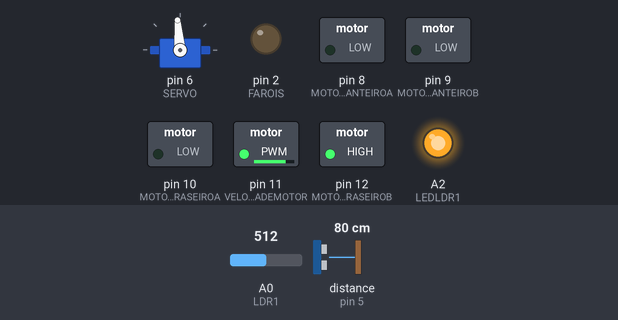
Simulated run of this sketch. Board: Arduino Nano, built with avr-gcc and run on an emulated ATmega328P. On the bench: servo, switched loads named in the sketch (green lamp = pin HIGH), output pins drawn as LEDs (lit = HIGH). Inputs (shaded band) come from the test bench; at power-on: distance to the obstacle (sensor on pin 5) 80 cm, A0 (LDR1) = 512. The echo pulse lasts 58.3 µs per cm; pins used as bus, display or sensor lines are not drawn; what the sketch prints to the serial monitor is not drawn.

Above: at 3.2 s.
3.3 s: distance to the obstacle (sensor on pin 5) set to 65 cm
6.3 s: distance to the obstacle (sensor on pin 5) set to 57 cm
At 7.8 s:
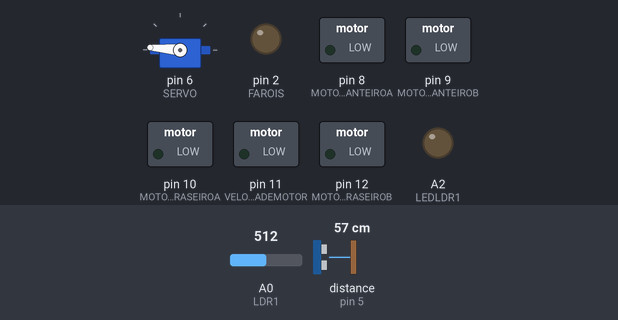
9.3 s: distance to the obstacle (sensor on pin 5) set to 120 cm
At 11.8 s:
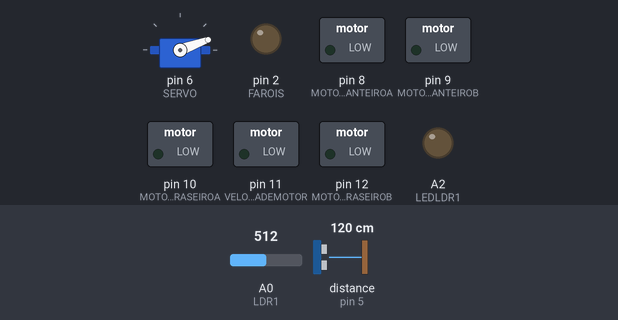
12.3 s: A0 (LDR1) set to 538
At 14.0 s:
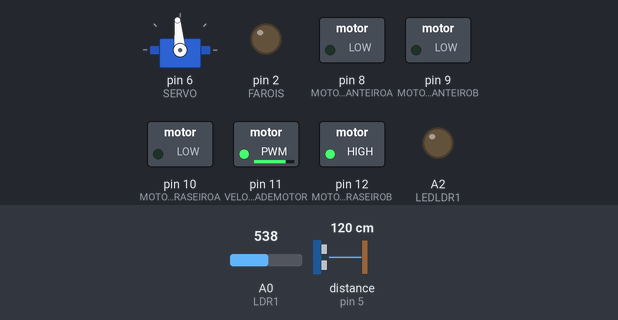
Timing chart, 0 to 15.5 s (numbered marks = the images above; inputs shaded):
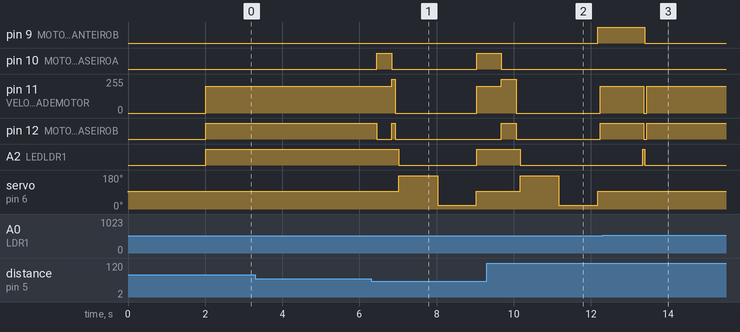

Measured:
- the behaviour switches between 61 and 60 cm on distance to the obstacle (sensor on pin 5) (found by bisection; images 0 and 1)
- the behaviour switches between 529 and 530 on A0 (LDR1) (found by bisection; images 2 and 3)
- after the input at 3.3 s, every drawn part: stays the same
- after the input at 6.3 s, pin 10 (MOTORTRASEIROA): LOW → HIGH after 0.14 s, → LOW 0.39 s later, → HIGH 2.2 s later; pin 11 (VELOCIDADEMOTOR): 200/255 → 255/255 after 0.53 s, → 0/255 0.09 s later, → 200/255 2.1 s later
- after the input at 9.3 s, pin 9 (MOTORDIANTEIROB): LOW → HIGH after 2.9 s; pin 10 (MOTORTRASEIROA): goes on until 9.7 s, then stays LOW
- after the input at 12.3 s, pin 9 (MOTORDIANTEIROB): HIGH → LOW after 1.1 s instead of 2.5 s; pin 10 (MOTORTRASEIROA): stops changing and stays LOW

The sketch:

CarroAutonomo.ino
```cpp
// Includes Necessários para o funcionamento das funções especificas
// do servo motor e do sensor UltraSonico.

#include <Servo.h>
#include <Ultrasonic.h>

/***************** Definições do Servo motor ******************/

// Definições de Pinos

#define LDR1        A0    // Pino A0 - Entrada do LDR1.
#define VCCLDR1     A1    // Pino A1 - Alimenta o LDR1.
#define LEDLDR1     A2    // Pino A2 - Alimenta o LED que emite luz para o LDR1

#define FAROIS      2     // Pino 2 - Alimenta os LEDs dos Farois dianteiros.

#define SERVO       6     // Pino 6 - Controla o servo motor.

#define MOTORDIANTEIROA 8   // Pino 8 - Controla a direção do motor dianteiro.
#define MOTORDIANTEIROB 9   // Pino 9 - Controla a direção do motor dianteiro.

#define VELOCIDADEMOTOR 11    // Pino 10 - Controla a velocidade do motor traseiro.
#define MOTORTRASEIROA  10    // Pino 11 - Controla a direção do motor traseiro.
#define MOTORTRASEIROB  12    // Pino 12 - Controla a direção do motor traseiro.

#define ECHO        4   // Pino 4 - Echo do Sensor UltraSonico.
#define TRIGGER     5   //ino 5 - Trigger do Sensor UltraSonico.

// Constantes para controle de posição do servo.
#define ESQUERDA  175   // 175 graus - "Esquerda"
#define CENTRO    95    // 95 graus  - "Centro"
#define DIREITA   20    // 20 graus  - "Direita"

// Constantes com valores utilizados no programa
#define DISTANCIALDR      530   // Valor da distancia minima de um obstaculo "visto" pelo LDR.
#define DISTANCIAULTRA    60   // Valor da distancia minima de um obstaculo "visto" pelo Ultrasom.

#define VELOCIDADE        200   // Valor da velocidade padrão em que o carro se movimenta.

#define TEMPOSERVO        1000  // Tempo em ms que se deve esperar para o servo deixar o ultrasom na posição correta para leitura.
#define TEMPOCURVA        45  // Tempo em ms que o carro leva para dar uma curva a direita/esquerda.
#define TEMPOBRECAGEM     30   // Valor da duração da "brecagem" do carro.

#define ESQ      -1     //
#define NONE      0     //
#define DIR       1     //

/**************************************************************/

Servo servo;              // Variável do Servo Motor.
Ultrasonic ultrasonic(ECHO, TRIGGER); // Variável do Sensor UltraSonico.

// Variavel para identificação do sentido do carro.
//  -1 - Trás/Ré
//   0 - Parado
//   1 - Frente
int sentidoAtual = 0;

int tempoAndar = 1000;
bool fazendoCurva = false;
int curvaAtual = 0;

void setup ()
{
  servo.attach(SERVO);  // Inicializa o servo na porta escolhida.

  // LDR1
  pinMode(LDR1, INPUT);
  pinMode(VCCLDR1, OUTPUT);
  pinMode(LEDLDR1, OUTPUT);

  /*digitalWrite(VCCLDR1, HIGH);
  digitalWrite(LEDLDR1, HIGH);
  digitalWrite(VCCLDR2, HIGH);
  digitalWrite(LEDLDR2, HIGH);*/

  // Motor Traseiro
  pinMode(MOTORTRASEIROA, OUTPUT);
  pinMode(MOTORTRASEIROB, OUTPUT);
  pinMode(VELOCIDADEMOTOR, OUTPUT);

  // Motor Dianteiro/Direção
  pinMode(MOTORDIANTEIROA, OUTPUT);
  pinMode(MOTORDIANTEIROB, OUTPUT);

  // Farois
  pinMode(FAROIS, OUTPUT);

  stop_back(10);
  servo.write(CENTRO);  // Inicia motor posição central.

  Serial.begin(9600);
  /*piscaFarois();
  estadoFarol(true);*/

  delay(2000);
  randomSeed(analogRead(A6));
  onOffLdr(true);
}

int lado;

void loop()
{

  /*int a = analogRead(LDR1);
  Serial.print("LDR: ");
  Serial.println(a);*/
  anda_frente();

  lado = NONE;

  while( lado == NONE )
  {
    lado = verificaLados();
    escolheCaminho( lado );
  }
}

// Função para fazer o carro andar para frente.
void anda_frente(int Speed, int tempo)
{
  int i = 0;

  analogWrite(VELOCIDADEMOTOR, Speed);
  digitalWrite(MOTORTRASEIROA, LOW);
  digitalWrite(MOTORTRASEIROB, HIGH);

  while( i < tempo/2 )
  {
    if( verificaFrente() )
    {
      if(Speed != 255)
        sentidoAtual = 1;

      //Serial.print( "I= " );
      //Serial.println( i );
      i++;

      delay(1);
    }
    else if( fazendoCurva )
    {
      centro_direcao();
      breakes(1);
      //anda_tras(VELOCIDADE, 100);

      fazendoCurva = false;

      return;
    }
    else
    {
      break;
    }
  }


  if( i > 0 && Speed != 255)
  {
    Serial.println("BREAKIIIIIIING");
    breakes(1);
  }
  else
  {
    Serial.println("STOPIIIIIIING");
    stop_back(100);
  }

}

// Função para fazer o carro andar para frente.
void anda_frente()
{
  bool andou = false;

  sentidoAtual = 1;

  analogWrite(VELOCIDADEMOTOR, VELOCIDADE);
  digitalWrite(MOTORTRASEIROA, LOW);
  digitalWrite(MOTORTRASEIROB, HIGH);

  while( verificaFrente() )
  {
    Serial.println("FREEEEEENTE");
    andou = true;
  }

  if( andou )
  {
    Serial.println("brake frente");
    breakes(1);
  }
  else
    stop_back(100);
}

// Função para fazer o carro dar ré.
// @param Speed : Velocidade que se deseja que o carro ande.
// @param tempo : Tempo que o carro deve andar.
// @return : Caso o retorno seja true, o Carro conseguiu andar para tras o tempo determinado sem obstaculos,
// caso contrario o carro encontrou algum obstaculo antes ou depois de começar a andar e "brecou".
bool anda_tras(int Speed, int tempo)
{
  delay(5);   // Para garantir um tempo para ligar os leds e ldrs.

  // Liga os LDRs e LEDs para verificar se o carro não vai bater.
  onOffLdr(true);

  int a = analogRead(LDR1);

  //delay(200);

  if( !(a >= DISTANCIALDR) )
  {
    if(Speed != 255)
      sentidoAtual = -1;

    analogWrite(VELOCIDADEMOTOR, VELOCIDADE);
    digitalWrite(MOTORTRASEIROA, HIGH);
    digitalWrite(MOTORTRASEIROB, LOW);

    for( int i = 0; i < tempo; i++ )
    {
      a = analogRead(LDR1);

      if( a >= DISTANCIALDR )
      {
        Serial.println("Encontrou um obstaculo enquanto dava Re");
        breakes(-1);
        onOffLdr(false);
        return false;
      }

      Serial.print("I = ");
      Serial.print(i);
      Serial.print("A = ");
      Serial.print(a);

      delay(1);
    }
  }
  else
  {
    Serial.println("Nao conseguiu iniciar a Re");
    onOffLdr(false);
    return false;
  }

  // Desliga os LDRs e LEDs.
  breakes(-1);
  onOffLdr(false);

  return true;
}

// Função para fazer o carro frear, enviando um pulso contrario para o motor traseiro.
void breakes( int sentido )
{
  if (sentido == 1)
  {
    anda_tras(255, TEMPOBRECAGEM);
    stop_back(0.03*TEMPOBRECAGEM);    // 30% do tempo de brecagem
  }
  else if (sentido == -1)
  {
    anda_frente(255, 10);
    stop_back(0.03*10);
  }

  sentidoAtual = 0;
}

void escolheCaminho(int dir)
{
  if( dir == 1 )
  {
    Serial.println( "Curva a direita" );
    direita_direcao();
    fazerCurva( true );
  }
  else if( dir == -1 )
  {
    Serial.println( "Curva a esquerda" );
    esquerda_direcao();
    fazerCurva( false );
  }
  else
  {
    Serial.println( "Dando Re" );
    anda_tras(VELOCIDADE, 50);
  }
}

bool verificaFrente()
{
  float leitura;
  // Suponhamos que o servo ja estará no centro :)
  //servo.write(CENTRO);  // Posiciona o servo na posição inicial/central.
  //delay(TEMPOSERVO);    // Tempo para mover o sensor para a posição de leitura.

  leitura = leituraUltrasom();

  //Exibe informacoes no serial monitor
  Serial.print("Centro - Distancia em cm: ");
  Serial.println(leitura);

  if( fazendoCurva == true )
  {
    Serial.println( "FAZENDO CURVA" );
    if( leitura > 30 )
    {
      return true;
    }
    else
    {
      return false;
    }
  }
  else
  {

    Serial.println( "INDO RETO" );

    if( leitura > DISTANCIAULTRA )
    {
      Serial.println( "leitura > DISTANCIAULTRA" );
      return true;
    }
    else
    {
      Serial.println( "leitura < DISTANCIAULTRA" );
      return false;
    }
  }
}

int verificaLados()
{
  float leituraEsq, leituraDir;

  // -------------- Verifica ultra som pela esquerda

  servo.write(ESQUERDA);
  delay(TEMPOSERVO);    // Tempo para mover o sensor para a posição de leitura.

  leituraEsq = leituraUltrasom();

  //Exibe informacoes no serial monitor
  Serial.print("Esquerda - Distancia em cm: ");
  Serial.println(leituraEsq);

  // -------------- Verifica ultra som pela direita

  servo.write(DIREITA);
  delay(TEMPOSERVO);    // Tempo para mover o sensor para a posição de leitura.

  leituraDir = leituraUltrasom();

  Serial.print("Direita - Distancia em cm: ");
  Serial.println(leituraDir);
  Serial.println();

  // -------------------------------------------------------------------

  servo.write(CENTRO);  // Posiciona o servo na posição inicial/central

  // -------------- Verifica qual o melhor lado para fazer a curva

  if( leituraEsq > DISTANCIAULTRA && leituraDir > DISTANCIAULTRA )
  {
    //int randNumber = random(300);

    //if( randNumber % 2 == 0 )
    //{
      return DIR;
    /*}
    else
    {
      return ESQ;
    }*/

  }
  else if( leituraEsq > DISTANCIAULTRA )
  {
    return ESQ;
  }
  else if( leituraDir > DISTANCIAULTRA )
  {
    return DIR;
  }
  else
  {
    return NONE;
  }

}

float leituraUltrasom()
{
  float cmMsec;
  long microsec = ultrasonic.timing();

  // Le as informacoes do sensor, em cm
  cmMsec = ultrasonic.convert(microsec, Ultrasonic::CM);

  return cmMsec;
}

// Função para fazer o carro realizar uma curva para direita ou esquerda.
// @param direcao : True - Curva a direita, False - Curva a esquerda
void fazerCurva( bool direcao )
{
  if( direcao )
  {
    Serial.println( "Fazendo curva para a Direita" );
    direita_direcao();
    delay(40);
    curvaAtual = 1;
  }
  else
  {
    Serial.println( "Fazendo curva para a Esquerda" );
    esquerda_direcao();
    delay(40);
    curvaAtual = -1;
  }

  fazendoCurva = true;
  anda_frente(VELOCIDADE, TEMPOCURVA);
  breakes(1);

  centro_direcao();
  curvaAtual = 0;
  fazendoCurva = false;
  Serial.println("Acabou a Curva");
  delay(40);
}

void piscaFarois()
{
  digitalWrite(FAROIS, HIGH);
  delay(80);
  digitalWrite(FAROIS, LOW);
  delay(80);

  digitalWrite(FAROIS, HIGH);
  delay(80);
  digitalWrite(FAROIS, LOW);
  delay(80);
}

void estadoFarol(bool estado)
{
  if(estado)
    digitalWrite(FAROIS, HIGH);
  else
    digitalWrite(FAROIS, LOW);

}

// Função para fazer o carro parar por um determinado tempo.
void stop_back(int tempo)
{
    analogWrite(VELOCIDADEMOTOR, 0);
    digitalWrite(MOTORTRASEIROA, LOW);
    digitalWrite(MOTORTRASEIROB, LOW);
    delay(tempo);

}


// Função para deixar direcao centralizada.
void centro_direcao()
{
  digitalWrite(MOTORDIANTEIROA, LOW);
  digitalWrite(MOTORDIANTEIROB, LOW);
}

// Função para deixar direcao virada para a direita.
void direita_direcao()
{
  digitalWrite(MOTORDIANTEIROA, LOW);
  digitalWrite(MOTORDIANTEIROB, HIGH);
}

// Função para deixar direcao virada para a esquerda.
void esquerda_direcao()
{
  digitalWrite(MOTORDIANTEIROA, HIGH);
  digitalWrite(MOTORDIANTEIROB, LOW);
}

void onOffLdr(bool liga)
{
  if( liga )
  {
    digitalWrite(VCCLDR1, HIGH);  // Liga o LDR1
    digitalWrite(LEDLDR1, HIGH);  // Liga o LED do LDR1
  }
  else
  {
    digitalWrite(VCCLDR1, LOW);  // Liga o LDR1
    digitalWrite(LEDLDR1, LOW);  // Liga o LED do LDR1
  }
}
```
